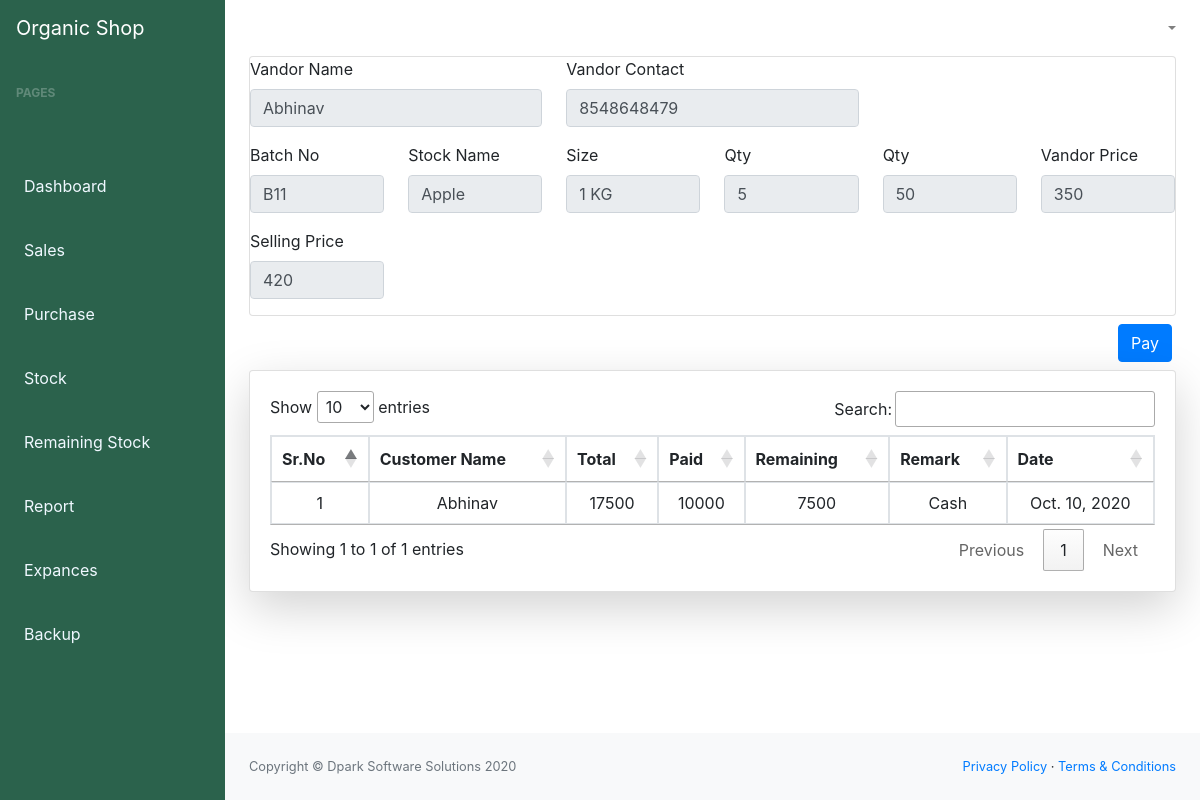
Screenshot of /desktop/purchase/purchasehistory/1 (signed in) with the database file from the repository.
### main_app/models.py (models this page shows, shortened)
class Purchase(models.Model):
    vandor_name = models.CharField(max_length=100)
    mobile_no = models.CharField(max_length=100)
    batch_sr_no = models.CharField(max_length=100)
    stock_name = models.CharField(max_length=100)
    vandor_price = models.IntegerField(default="0")
    pack = models.IntegerField(default="0")
    size = models.CharField(max_length=100)
    qty = models.IntegerField(default="0")
    selling_price = models.IntegerField(default="0")
    total = models.IntegerField(default="0")
    date = models.DateField(auto_now_add=True,)
    paid = models.IntegerField(default="0")
    remaining = models.IntegerField(default="0")
    remark = models.CharField(max_length=100 )

class Purchasehistroy(models.Model):
    user = models.ForeignKey(Purchase ,on_delete=models.CASCADE,blank=True,null=True)
    total = models.IntegerField()
    paid = models.IntegerField()
    remaining = models.IntegerField()
    remark = models.CharField(max_length=50)
    date = models.DateField(auto_now_add=True)

### main_app/views.py (the view)
# urls.py: path('purchase/purchasehistory/<purchaseid>', views.purchasehistory, name= "purchasehistory" ),
def purchasehistory(request,purchaseid):
    if  request.user.is_authenticated:
        purchase = Purchase.objects.get(id=purchaseid)
        his = Purchasehistroy.objects.filter(user=purchase)
        rowHis = his
        if request.method =='POST':
            if 'makePayment' in request.POST:
                ptm = Purchasehistroy()
                ptm.user = purchase
                ptm.total = purchase.total
                ptm.paid =request.POST['hispaid']
                ptm.remark= request.POST['remark']
                ptm.remaining = purchase.remaining - int(request.POST['hispaid'])
                purchase.remaining= purchase.remaining - int(request.POST['hispaid'])
                purchase.paid = purchase.paid + int(request.POST['hispaid'])
                purchase.save()
                ptm.save()
                return redirect('purchase')
        else:
            return render(request,"root/purchase/purchasepay.html",{'purchase':purchase,'his':his})
    else:
        return redirect('login')

### main_app/templates/root/purchase/purchasepay.html (shortened to what this page needs)
{% extends 'base.html' %}
{% block main %}
<div class="card">
    <form action="" method="post">{% csrf_token %}
        <div class="row  ">
            <div class="col-md-4 ">
                <div class="form-group">
                    <label for="">Vandor Name</label>
                    <input disabled type="text" class="form-control" name="customer_name" value="{{purchase.vandor_name}}">
                </div>
            </div>
            <div class="col-md-4">
                <div class="form-group">
                    <label for="">Vandor Contact</label>
                    <input disabled type="text" class="form-control" name="customer_contact"
                        value="{{purchase.mobile_no}}">
                </div>
            </div>
            <br>
            <div class="col-md-4"></div>
            <div class="col-md-2">
                <div class="form-group">
                    <label for="">Batch No</label>
                    <input disabled type="text" list="batchList" name="batch_no" id="inputdist" class="form-control"
                        placeholder="" value="{{purchase.batch_sr_no}}">
                </div>
            </div>
            <div class="col-md-2">
                <div class="form-group">
                    <label for="">Stock Name</label>
                    <input disabled type="text" name="stock_name" id="stock_name" class="form-control" placeholder=""
                        aria-describedby="helpId" value="{{purchase.stock_name}}">
                </div>
            </div>
            <div class="col-md-2">
                <div class="form-group">
                    <label for="">Size</label>
                    <input disabled type="text" name="size" id="size" class="form-control" placeholder=""
                        aria-describedby="helpId" value="{{purchase.size}}">
                </div>
            </div>
            <div class="col-md-2">
                <div class="form-group">
                    <label for="">Qty</label>
                    <input disabled type="number" name="qty" id="s_qty" class="form-control" onkeyup="multi()"
                        placeholder="" aria-describedby="helpId" value="{{purchase.pack}}">
                </div>
            </div>
            <div class="col-md-2">
                <div class="form-group">
                    <label for="">Qty</label>
                    <input disabled type="number" name="qty" id="s_qty" class="form-control" onkeyup="multi()"
                        placeholder="" aria-describedby="helpId" value="{{purchase.qty}}">
                </div>
            </div>
            <div class="col-md-2">
                <div class="form-group">
                    <label for="">Vandor Price</label>
                    <input disabled type="nmber" name="price" id="s_price" class="form-control" onkeyup="multi()"
                        placeholder="" aria-describedby="helpId" value="{{purchase.vandor_price}}">
                </div>
            </div>
             <div class="col-md-2">
                <div class="form-group">
                    <label for="">Selling Price</label>
                    <input disabled type="nmber" name="price" id="s_price" class="form-control" onkeyup="multi()"
                        placeholder="" aria-describedby="helpId" value="{{purchase.selling_price}}">
                </div>
            </div>
        </div>
    </form>
</div>
<div class="row mt-2 mb-2 ">
    <button type="button" class="btn btn-primary ml-auto mr-3" data-toggle="modal" data-target="#exampleModalCenter">
        Pay
    </button>
</div>
<div class="">
    <div class="card mb-4 shadow-lg">
        <div class="card-body">
            <div class="table-responsive ">
                <table class="table table-bordered" id="searchTable" data-page-length='10' width="100%" cellspacing="0">
                    <thead>
                        <tr class="text-center">
                            <th>Sr.No</th>
                            <th>Customer Name</th>
                            <th>Total</th>
                            <th>Paid</th>
                            <th>Remaining</th>
                            <th>Remark</th>
                            <th>Date</th>
                        </tr>
                    </thead>
                    <tbody>
                        {% for st in his %}
                        <tr class="text-center">
                            <td>{{forloop.counter}}</td>
                            <td>{{ st.user.vandor_name }}</td>
                            <td>{{ st.total }}</td>
                            <td>{{ st.paid }}</td>
                            <td>{{ st.remaining }}</td>
                            <td>{{ st.remark }}</td>
                            <td>{{ st.date }}</td>
                        </tr>
                        {% endfor %}
                    </tbody>
                </table>
            </div>
        </div>
    </div>
</div>
{% endblock main %}

### rows the page displays
Purchase: customer_name "Abhinav", customer_contact "8548648479", batch_no "B11", stock_name "Apple", size "1 KG", qty "5", qty "50", price "350", price "420"
Purchasehistroy: user.vandor_name "Abhinav", total "17500", paid "10000", remaining "7500", remark "Cash", date "Oct. 10, 2020"
